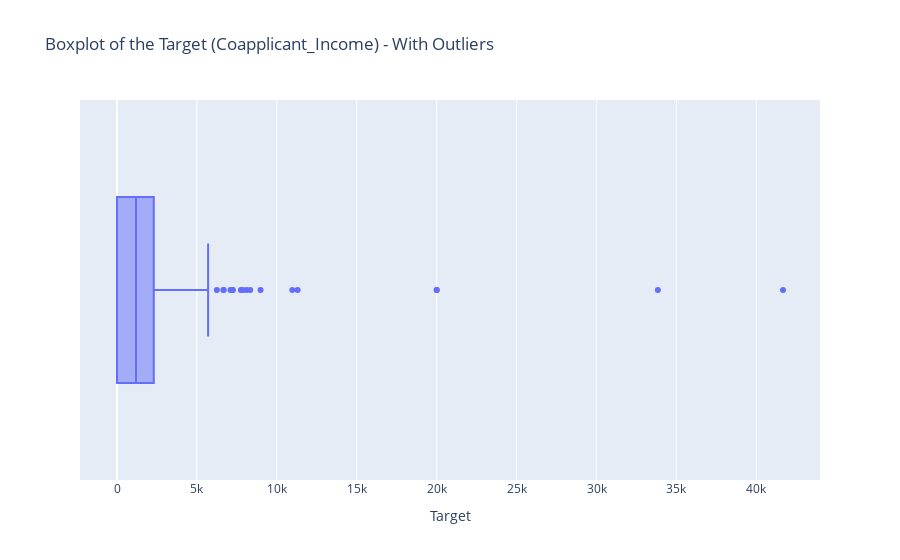

Here is the notebook cell this chart was saved with:
### Code cell
fig = px.box(
    data_frame= df, 
    x='CoapplicantIncome', 
    orientation='h',
    title='Boxplot of the Target (Coapplicant_Income) - With Outliers'
)

fig.update_layout(xaxis_title='Target')
fig.show()

### Figure 1 — Plotly figure (JSON) as saved in the notebook; plotly's stock layout.template omitted (floating-point values rounded to 4 significant figures; data arrays with more than 128 entries replaced by an {"elided": "..."} marker saying what was removed)
{"data": [{"alignmentgroup": "True", "hovertemplate": "CoapplicantIncome=%{x}<extra></extra>", "legendgroup": "", "marker": {"color": "#636efa"}, "name": "", "notched": false, "offsetgroup": "", "orientation": "h", "showlegend": false, "type": "box", "x": {"elided": "614 float values"}, "x0": " ", "xaxis": "x", "y0": " ", "yaxis": "y"}], "layout": {"boxmode": "group", "legend": {"tracegroupgap": 0}, "title": {"text": "Boxplot of the Target (Coapplicant_Income) - With Outliers"}, "xaxis": {"anchor": "y", "domain": [0, 1], "title": {"text": "Target"}}, "yaxis": {"anchor": "x", "domain": [0, 1]}}}
